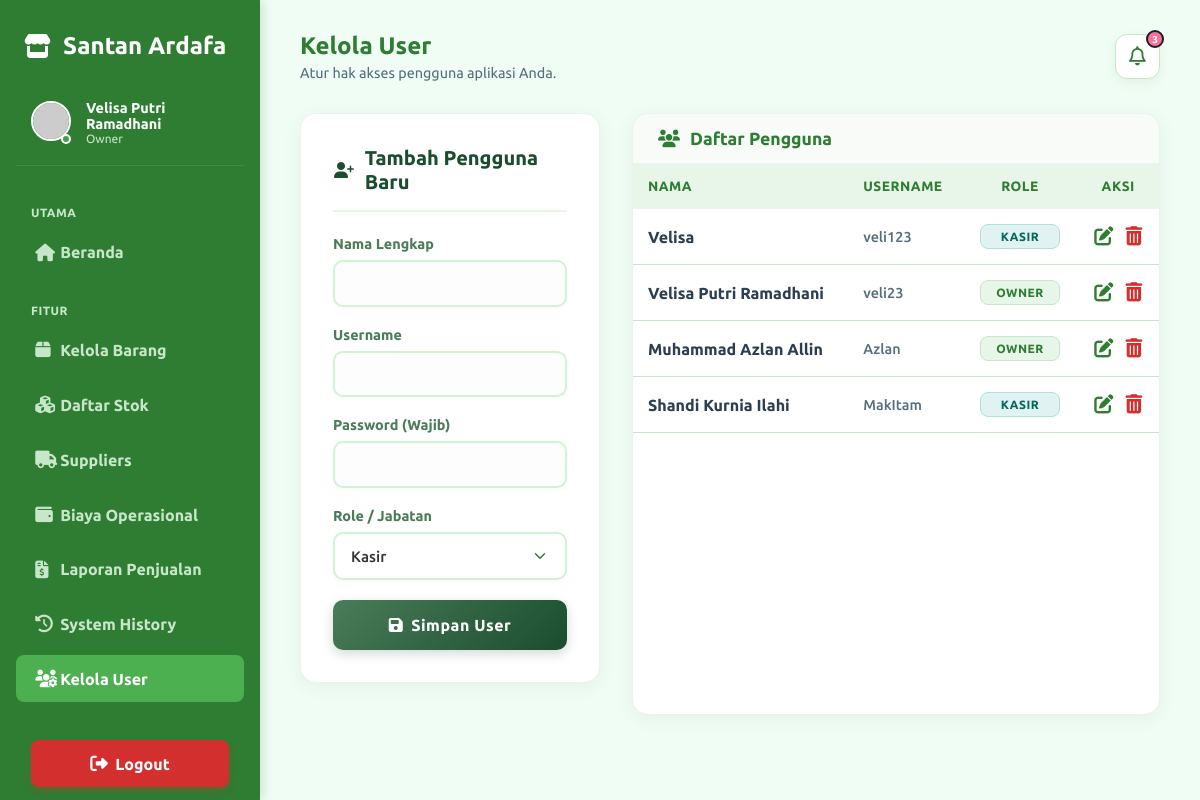
/modules/dashboard/users.php (signed in), run on the app's committed database.
### tables this page shows
CREATE TABLE `users` (
  `id` int(11) NOT NULL,
  `nama` varchar(100) DEFAULT NULL,
  `username` varchar(50) DEFAULT NULL,
  `password` varchar(255) DEFAULT NULL,
  `role` enum('owner','kasir') DEFAULT NULL
);

### modules/dashboard/owner_model.php (called while the page is built, shortened)
<?php
require_once '../../config/koneksi.php';
function countUnreadNotifications()
{
    global $koneksi;
    $q_trans = mysqli_query($koneksi, "SELECT COUNT(*) AS total FROM transaksi WHERE is_read = 0");
    $r_trans = mysqli_fetch_assoc($q_trans);
    $unread_trans = (int) ($r_trans['total'] ?? 0);
    $q_low = mysqli_query($koneksi, "SELECT COUNT(*) AS total FROM barang WHERE stok <= stok_min");
    $r_low = mysqli_fetch_assoc($q_low);
    $low_stock = (int) ($r_low['total'] ?? 0);
    return $unread_trans + $low_stock;
}
?>

### modules/dashboard/users.php (the view, shortened to what this page needs)
<?php
require_once '../../config/koneksi.php';
require_once 'owner_model.php';
$unread_count = countUnreadNotifications();
$edit_data = null;
$q_users = mysqli_query($koneksi, "SELECT * FROM users ORDER BY id DESC");
?>
<!DOCTYPE html>
<html lang="id">
<head>
    <link rel="stylesheet" href="../../assets/css/style.css?v=1.10">
    <link rel="stylesheet" href="https://cdnjs.cloudflare.com/ajax/libs/font-awesome/6.5.0/css/all.min.css">
</head>
<body>
    <div class="wrapper">
        <div class="sidebar">
            <div class="sidebar-header">
                <i class="fas fa-store"></i> Santan Ardafa
            </div>
            <div
                style="padding: 0 0 20px 15px; display:flex; align-items:center; gap:15px; margin-bottom:20px; border-bottom: 1px solid rgba(255,255,255,0.1);">
                <div style="position:relative;">
                    <img src="https://ui-avatars.com/api/?name=<?= urlencode($_SESSION['nama']) ?>&background=random"
                        style="width:40px; height:40px; border-radius:50%; border: 2px solid white;">
                    <div
                        style="position:absolute; bottom:0; right:0; width:10px; height:10px; background:#43A047; border-radius:50%; border:2px solid white;">
                    </div>
                </div>
                <div>
                    <div class="sidebar-user-name"><?= $_SESSION['nama'] ?></div>
                    <div class="sidebar-user-role"><?= ucfirst($_SESSION['role']) ?></div>
                </div>
            </div>
            <div class="sidebar-section-title">Utama</div>
            <a href="owner.php"><i class="fas fa-home"></i> <span>Beranda</span></a>
            <div class="sidebar-section-title">Fitur</div>
            <a href="barang.php"><i class="fas fa-box"></i> <span>Kelola Barang</span></a>
            <a href="stok.php"><i class="fas fa-cubes"></i> <span>Daftar Stok</span></a>
            <a href="suppliers.php"><i class="fas fa-truck"></i> <span>Suppliers</span></a>
            <a href="pengeluaran.php"><i class="fas fa-wallet"></i> <span>Biaya Operasional</span></a>
            <a href="laporan.php"><i class="fas fa-file-invoice-dollar"></i> <span>Laporan Penjualan</span></a>
            <a href="logs.php"><i class="fas fa-history"></i> <span>System History</span></a>
            <a href="users.php" class="active"><i class="fas fa-users-cog"></i> <span>Kelola User</span></a>
            <div style="margin-top:auto; padding:20px 15px;">
                <a href="../../auth/logout.php" class="btn-logout">
                    <i class="fas fa-sign-out-alt"></i> <span>Logout</span>
                </a>
            </div>
        </div>
        <div class="main-content">
            <div class="dashboard-header animate-up">
                <div class="header-left">
                    <h3 style="font-size:1.5rem; font-weight:700; margin:0;">Kelola User</h3>
                    <p style="color:var(--text-muted); margin-top:5px;">Atur hak akses pengguna aplikasi Anda.</p>
                </div>
                <div class="header-right" style="display:flex; align-items:center;">
                    <div class="navbar-item-relative" id="notificationContainer">
                        <div onclick="toggleNotification(event)"
                            style="background:white; width:45px; height:45px; border-radius:12px; display:flex; align-items:center; justify-content:center; color:var(--primary); border:1.5px solid var(--border-color); box-shadow:var(--shadow-soft); position:relative; cursor:pointer;">
                            <i class="far fa-bell" style="font-size:1.2rem;"></i>
                            <?php if ($unread_count > 0): ?>
                                <div class="badge-dot" id="bellBadge"
                                    style="background:#fe7096; width:18px; height:18px; display:flex; align-items:center; justify-content:center; color:white; font-size:10px; font-weight:700; top:-5px; right:-5px; position:absolute;">
                                    <?= $unread_count ?>
                                </div>
                            <?php endif; ?>
                        </div>
                    </div>
                </div>
            </div>
            <div style="display:grid;grid-template-columns:300px 1fr;gap:2rem;" class="animate-up">
                <div class="card">
                    <div class="card-title">
                        <i class="fas <?= $edit_data ? 'fa-user-edit' : 'fa-user-plus' ?>"></i>
                        <?= $edit_data ? 'Edit Pengguna' : 'Tambah Pengguna Baru' ?>
                    </div>
                    <form method="post">
                        <div class="form-group">
                            <label>Nama Lengkap</label>
                            <input type="text" name="nama" class="form-control" value="<?= $edit_data['nama'] ?? '' ?>"
                                required>
                        </div>
                        <div class="form-group">
                            <label>Username</label>
                            <input type="text" name="username" class="form-control"
                                value="<?= $edit_data['username'] ?? '' ?>" required>
                        </div>
                        <div class="form-group">
                            <label>Password <?= $edit_data ? '(Kosongkan jika tidak diubah)' : '(Wajib)' ?></label>
                            <input type="password" name="password" class="form-control" <?= $edit_data ? '' : 'required' ?>>
                        </div>
                        <div class="form-group">
                            <label>Role / Jabatan</label>
                            <select name="role" class="form-control">
                                <option value="kasir" <?= ($edit_data['role'] ?? '') == 'kasir' ? 'selected' : '' ?>>Kasir
                                </option>
                            </select>
                        </div>
                        <button type="submit" name="simpan" class="btn-submit">
                            <i class="fas fa-save"></i> <?= $edit_data ? 'Simpan Perubahan' : 'Simpan User' ?>
                        </button>
                    </form>
                </div>
                <div class="table-container">
                    <div class="card-header"
                        style="border:none; margin-bottom:0; background:rgba(46, 125, 50, 0.03); color:var(--primary); padding: 15px 25px;">
                        <h4
                            style="margin:0; font-weight:700; font-size:1.1rem; display:flex; align-items:center; gap:10px;">
                            <i class="fas fa-users"></i> Daftar Pengguna
                        </h4>
                    </div>
                    <div class="table-responsive">
                        <table class="table">
                            <thead>
                                <tr>
                                    <th style="text-align:left;">NAMA</th>
                                    <th style="text-align:left;">USERNAME</th>
                                    <th style="text-align:center;">ROLE</th>
                                    <th style="text-align:center;">AKSI</th>
                                </tr>
                            </thead>
                            <tbody>
                                <?php while ($u = mysqli_fetch_assoc($q_users)): ?>
                                    <tr>
                                        <td>
                                            <div style="font-weight:700; color:var(--text-main); font-size:1rem;">
                                                <?= $u['nama'] ?>
                                            </div>
                                        </td>
                                        <td style="color:var(--text-muted); font-weight:500;"><?= $u['username'] ?></td>
                                        <td align="center">
                                            <span class="badge-role <?= $u['role'] == 'owner' ? 'bg-owner' : 'bg-kasir' ?>"
                                                style="text-transform:uppercase; font-size:0.75rem; padding:5px 12px; border-radius:8px; font-weight:800; letter-spacing:0.5px; display:inline-block; min-width:80px;">
                                                <?= $u['role'] ?>
                                            </span>
                                        </td>
                                        <td align="center">
                                            <div
                                                style="display:flex; gap:12px; justify-content:center; align-items:center;">
                                                <a href="?edit=<?= $u['id'] ?>"
                                                    style="color:var(--primary); font-size:1.2rem; transition:0.2s;"
                                                    title="Edit" onmouseover="this.style.transform='scale(1.2)'"
                                                    onmouseout="this.style.transform='scale(1)'">
                                                    <i class="fas fa-edit"></i>
                                                </a>
                                                <?php
                                                $current_user_id = $_SESSION['id_user'] ?? 0;
                                                if ($u['id'] != $current_user_id):
                                                    ?>
                                                    <a href="?hapus=<?= $u['id'] ?>" onclick="return confirm('Hapus user ini?')"
                                                        style="color:#d32f2f; font-size:1.2rem; transition:0.2s;" title="Hapus"
                                                        onmouseover="this.style.transform='scale(1.2)'"
                                                        onmouseout="this.style.transform='scale(1)'">
                                                        <i class="fas fa-trash-alt"></i>
                                                    </a>
                                                <?php endif; ?>
                                            </div>
                                        </td>
                                    </tr>
                                <?php endwhile; ?>
                            </tbody>
                        </table>
                    </div>
                </div>
            </div>
        </div>
    </div>
</body>
</html>

### modules/dashboard/users.php (style rules this page uses)
body { background: #f0fdf4; color: #1a4d2e; font-family: 'Ubuntu', sans-serif; }
.card { background: white; border-radius: 16px; box-shadow: 0 4px 20px rgba(0, 0, 0, 0.05); border: 1px solid rgba(74, 124, 89, 0.1); padding: 2rem; height: fit-content; }
.card-title { font-size: 1.25rem; font-weight: 700; color: #1a4d2e; margin-bottom: 1.5rem; display: flex; align-items: center; gap: 10px; padding-bottom: 1rem; border-bottom: 2px solid #e8f5e9; }
.form-group { margin-bottom: 1.25rem; }
.form-group label { display: block; margin-bottom: 0.5rem; color: #4a7c59; font-size: 0.9rem; font-weight: 600; }
.form-control { width: 100%; padding: 0.8rem 1rem; border: 2px solid #d4f1d4; border-radius: 10px; font-size: 0.95rem; transition: all 0.3s ease; background: #fcfdfc; color: #333; box-sizing: border-box; }
.form-control::placeholder { color: #aebdb2; }
.btn-submit { width: 100%; padding: 1rem; background: linear-gradient(135deg, #4a7c59 0%, #1a4d2e 100%); color: white; border: none; border-radius: 10px; cursor: pointer; font-weight: 700; font-size: 1rem; letter-spacing: 0.5px; transition: all 0.3s ease; box-shadow: 0 4px 12px rgba(26, 77, 46, 0.2); display: flex; align-items: center; justify-content: center; gap: 8px; }
.badge-role { padding: 5px 10px; border-radius: 6px; font-size: 0.75rem; font-weight: 700; text-transform: uppercase; letter-spacing: 0.5px; }
.bg-owner { background: #e8f5e9; color: #2e7d32; border: 1px solid #c8e6c9; }
.bg-kasir { background: #e0f2f1; color: #00695c; border: 1px solid #b2dfdb; }
.table-container { border-radius: 16px; overflow: hidden; box-shadow: 0 4px 20px rgba(0, 0, 0, 0.05); background: white; border: 1px solid rgba(74, 124, 89, 0.1); }

### data on the page
users: nama "Velisa", username "veli123", role "KASIR"
users: nama "Velisa Putri Ramadhani", username "veli23", role "OWNER"
users: nama "Muhammad Azlan Allin", username "Azlan", role "OWNER"
users: nama "Shandi Kurnia Ilahi", username "MakItam", role "KASIR"

### other printed values
$_SESSION['nama'] "Velisa Putri Ramadhani"
$_SESSION['role'] "Owner"
$unread_count "3"
